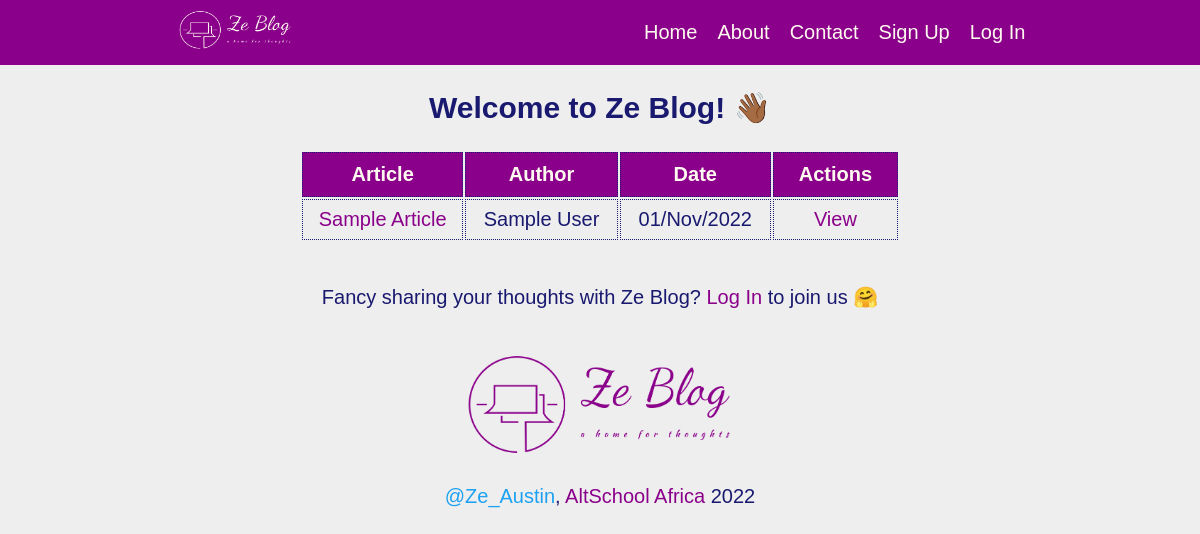
Before: / with the older database file.
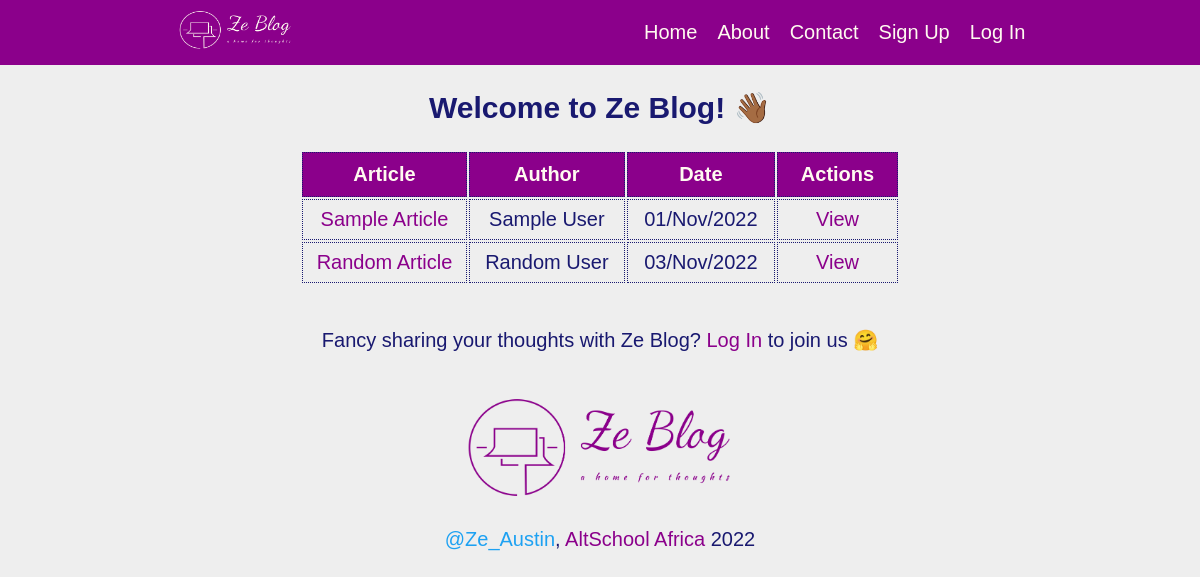
After: the same page with the newer database file.
### app.py (models this page shows, shortened)
class Article(db.Model):
    __tablename__ = "articles"
    id = db.Column(db.Integer, primary_key=True)
    title = db.Column(db.String(80), nullable=False)
    content = db.Column(db.String, nullable=False)
    created_on = db.Column(db.DateTime, default=datetime.now())
    user_id = db.Column(db.Integer, db.ForeignKey(
        "users.id"), unique=False, nullable=False)
    author = db.Column(db.String, nullable=False)
    created_by = db.relationship("User", back_populates="articles_by")

### app.py (the view)
@app.route('/')
def index():
    articles = Article.query.all()
    context = {
        "articles": articles
    }
    return render_template('index.html', **context)

### templates/index.html (shortened to what this page needs)
{% extends 'base.html' %} {% block content %}
{% if current_user.is_authenticated %}
<h2>Welcome to Ze Blog, {{current_user.username}}! <span class="wave">👋🏾</span></h2>
{% else %}
<h2>Welcome to Ze Blog! <span class="wave">👋🏾</span></h2>
{% endif %}
{% if articles %}
<div class="table_wrapper">
  <table>
    <thead>
      <th>Article</th>
      <th>Author</th>
      <th>Date</th>
      <th>Actions</th>
    </thead>
    <tbody>
      {% for article in articles %}
      {% if current_user.id == article.user_id %}
      <tr>
        <td><a href="/article/{{article.id}}/">{{article.title}}</a></td>
        <td>{{article.author}}</td>
        <td>{{article.created_on.strftime('%d/%b/%Y')}}</td>
        <td>
          <a href="/edit/{{article.id}}/">Edit</a>
          <a href="/delete/{{article.id}}/">Delete</a>
        </td>
      </tr>
      {% else %}
      <tr>
        <td><a href="/article/{{article.id}}/">{{article.title}}</a></td>
        <td>{{article.author}}</td>
        <td>{{article.created_on.strftime('%d/%b/%Y')}}</td>
        <td>
          <a href="/article/{{article.id}}/">View</a>
        </td>
      </tr>
      {% endif %}
      {% endfor %}
    </tbody>
  </table>
</div>
<br>
{% if current_user.is_authenticated %}
<p><a href="{{url_for('contribute')}}" class="button">Contribute</a></p>
{% else %}
<p>Fancy sharing your thoughts with Ze Blog? <a href="{{url_for('login')}}">Log In</a> to join us 🤗</p>
{% endif %}
{% endif %} {% endblock content %}

### templates/base.html (shortened to what this page needs)
<!DOCTYPE html>
<html lang="en">
  <head>
    <link
      rel="stylesheet"
      href="{{url_for('static',filename= 'css/main.css')}}"
    />
  </head>
  <body>
    <header>
      <div class="logo">
        <a href="{{url_for('index')}}">
          <img
            src="{{url_for('static',filename= 'Ze_Blog_Logo/site.png')}}"
            alt="Logo"
            width="120"
            height="40"
          />
        </a>
      </div>
      <div class="nav-item">
        {% if current_user.is_authenticated %}
        <a href="{{url_for('index')}}">Home</a>
        <a href="{{url_for('about')}}">About</a>
        <a href="{{url_for('contribute')}}">Contribute</a>
        <a href="{{url_for('contact')}}">Contact</a>
        <a href="{{url_for('logout')}}">Log Out</a>
        {% else %}
        <a href="{{url_for('index')}}">Home</a>
        <a href="{{url_for('about')}}">About</a>
        <a href="{{url_for('contact')}}">Contact</a>
        <a href="{{url_for('register')}}">Sign Up</a>
        <a href="{{url_for('login')}}">Log In</a>
        {% endif %}
      </div>
    </header>
    <main class="container">{% block content %}{% endblock content %}</main>
    <footer class="container">
      <div class="container">
          <a href="{{url_for('index')}}">
            <img
              src="{{url_for('static',filename= 'Ze_Blog_Logo/inverted.png')}}"
              alt="Logo"
              width="100%"
              height="33%"
            />
          </a>
      </div>
      <p class="footer">
        <a href="https://twitter.com/Ze_Austin" class="twitter" target="_blank"
          >@Ze_Austin</a
        >,
        <a href="https://altschoolafrica.com/schools/engineering"
          >AltSchool Africa</a
        >
      </p>
    </footer>
  </body>
</html>

### static/css/main.css (style rules this page uses)
* { font-family: Arial, Helvetica, sans-serif; box-sizing: border-box; }
body { margin: 0; text-align: center; background-color: #eee; color: midnightblue; font-size: 20px; }
header { display: flex; flex-flow: row wrap; justify-content: space-between; margin-bottom: 20px; background-color: darkmagenta; min-height: 50px; max-height: auto; }
header > * { flex: 1 1 auto; }
.nav-item, .logo { display: flex; flex-wrap: wrap; align-content: center; justify-content: center; }
header a { margin: 10px; color: floralwhite; text-decoration: none; white-space: nowrap; }
a { text-decoration: none; color: darkmagenta; }
.wave { animation-name: wave-animation; animation-duration: 2.5s; animation-iteration-count: infinite; transform-origin: 70% 70%; display: inline-block; }
.container { width: 50%; margin: auto; }
.table_wrapper { width: 100%; margin: auto; overflow-x: auto; white-space: nowrap; }
th { width: 200px; background-color: darkmagenta; color: floralwhite; padding: 10px; border: 1px dotted midnightblue; }
td { padding: 8px; border: 1px dotted midnightblue; }
p { margin: 1em; }
footer { color: midnightblue; padding: 20px; }
.twitter { text-decoration: none; color: #1da1f2; }

Changed rows visible on the page:
added Article: title "Random Article", author "Random User", created_on "03/Nov/2022"
